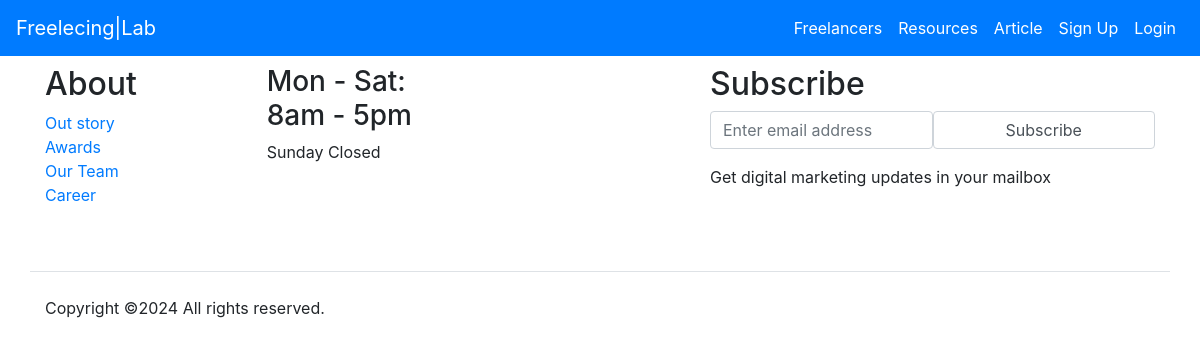
Page /postsite on the earlier database version.
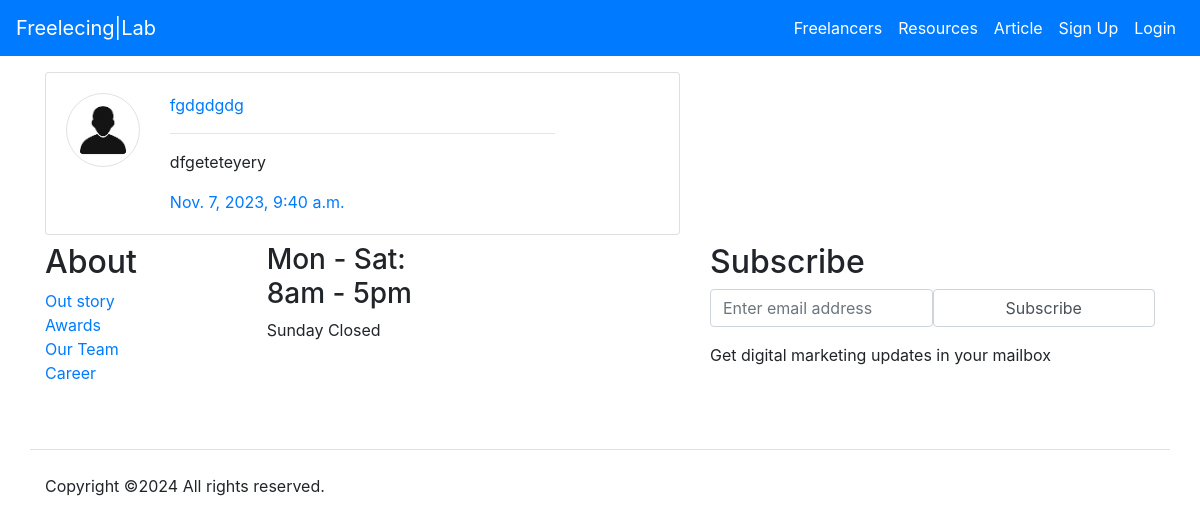
Same page on the later database version.
### postsite/models.py (models this page shows, shortened)
class Postsite(models.Model):
    title = models.CharField(max_length=100)
    content = models.TextField()
    author = models.ForeignKey(User, on_delete=models.CASCADE)
    date_created = models.DateTimeField(auto_now_add=True)
    class Meta:
        ordering = ('-date_created',)

### user/models.py (models this page shows, shortened)
class Profile(models.Model):
    staff = models.OneToOneField(User, on_delete=models.CASCADE, null = True)
    whatsApp = models.CharField(max_length=12, null=True, unique=True)
    addresse = models.CharField(max_length=200, null=True)
    technologie = models.CharField(max_length=50, choices=technologie, null=True)
    lien_facebook = models.CharField(max_length=50, null=True, unique=True)
    lien_github = models.CharField(max_length=20, null=True, unique=True)
    discord = models.CharField(max_length=50, null=True, unique=True)
    upwork = models.CharField(max_length=100, null=True)
    apropos = models.TextField(null=True)
    photo = models.ImageField(default='avatar.jpg', upload_to='Profile_Images', validators=[FileExtensionValidator(['jpg', 'png'])])

### postsite/views.py (the view)
# urls.py: path('', views.postsite, name='postsite'),
def postsite(request):
    posts = Postsite.objects.all()
    if request.method == 'POST':
        form = PostsiteForm(request.POST)
        if form.is_valid():
            instance = form.save(commit=False)
            instance.author = request.user
            instance.save()
            return redirect('postsite')
    else:
        form = PostsiteForm()
    context = {
        'posts': posts,
        'form': form
    }
    return render(request, 'postsite/postsite.html',context)

### postsite/forms.py
class PostsiteForm(forms.ModelForm):
    class Meta:
        model = Postsite
        fields = ('title', 'content')

### templates/postsite/postsite.html (shortened to what this page needs)
{% extends 'parties/base.html' %}
{% load crispy_forms_filters %}
{% block contenu %}
    <div class="container">
        <div class="row mt-5 pt-3">
            <div class="col-md-7">
                {% for posts in posts %}
                <div class="card shadow my-2">
                    <div class="card-body">
                        <div class="row">
                            <div class="col-md-2">
                                <img class="img-thumbnail" style="border-radius: 100%;"  src="{{posts.author.profile.photo.url}}" alt="img">
                            </div>
                            <div class="col-md-8">
                                <a href="{% url 'postsite_detail' posts.id %}">{{posts.title}}</a>
                                <hr>
                                    <p> {{posts.content}} </p>
                                <a href="">{{posts.date_created}}</a>
                            </div>
                        </div>
                    </div>
                </div>
                {% endfor %}
            </div>
        </div>
    </div>
{%endblock%}

Differences in the rows shown:
added Postsite: author.profile.photo (placeholder picture), title "fgdgdgdg", content "dfgeteteyery", date_created "Nov. 7, 2023, 9:40 a.m."
